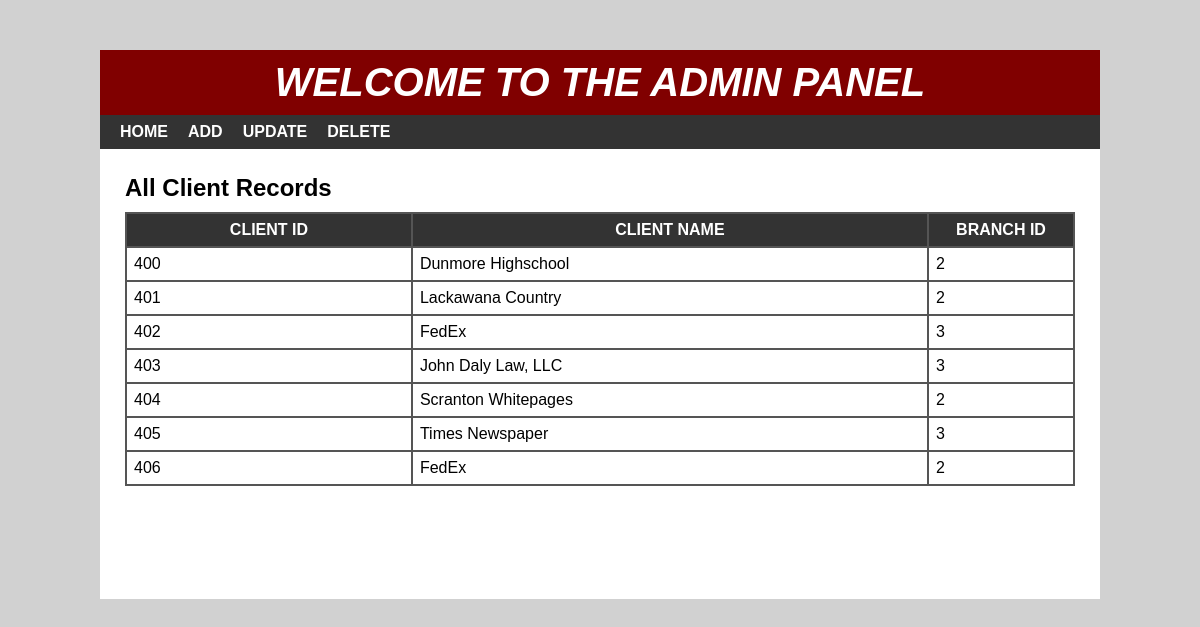
The page /LabTask/index.php on the database its author committed.
### tables this page shows
CREATE TABLE `client` (
  `client_id` int(11) NOT NULL,
  `client_name` varchar(40) DEFAULT NULL,
  `branch_id` int(11) DEFAULT NULL
);

### LabTask/connOop.php (called while the page is built, shortened)
<?php
class DataBase {
    public function connect(){
        $this->servername = "localhost";
        $this->username = "root";
        $this->password = "";
        $this->dbname = "company_database";
        $conn =  new mysqli($this->servername, $this->username, $this->password, $this->dbname);
        return $conn;
    }
}
class user extends DataBase{
    public function getall(){
        $querry = 'select * from client';
        $result = $this->connect()->query($querry);
        $nrow = mysqli_num_rows($result);
        if($nrow>0){
            while($row = $result->fetch_assoc()){
                $data[] = $row;
            }
        return $result;
        }
    }
}
?>

### LabTask/showOop.php (the view, shortened to what this page needs)
<?php
    class view extends user{
        public function showall(){
            $datas = $this->getall();
            foreach($datas as $data){
                echo '<tr>';
                echo '<td>'.$data['client_id'].'</td>';
                echo '<td>'.$data['client_name'].'</td>';
                echo '<td>'.$data['branch_id'].'</td>';
                echo '</tr>';
            }
        }
    }
?>

### LabTask/header.php (shortened to what this page needs)
<!DOCTYPE html>
<html lang="en">
<head>
  <link rel="stylesheet" href="css/style.css">
</head>
<body>
    <div id="wrapper">
        <div id="header">
            <h1>Welcome to the Admin Panel</h1>
        </div>
        <div id="menu">
            <ul>
                <li>
                    <a href="index.php">Home</a>
                </li>
                <li>
                    <a href="add.php">Add</a>
                </li>
                <li>
                    <a href="update.php">Update</a>
                </li>
                <li>
                    <a href="delete.php">Delete</a>
                </li>
            </ul>
        </div>

### LabTask/index.php (shortened to what this page needs)
<?php
include 'header.php';
include 'connOop.php';
include 'showOop.php';
?>
<div id="main-content">
    <h2>All Client Records</h2>
    <table cellpadding="7px">
        <thead>
        <th>Client ID</th>
        <th>Client Name</th>
        <th>Branch ID</th>
        </thead>
        <tbody>
            <?php
            $users = new view();
            $users->showall();
            ?>
        </tbody>
    </table>
</div>
</div>
</body>
</html>

### LabTask/css/style.css (style rules this page uses)
body { font:16px arial; margin: 0; padding: 0; background: #d1d1d1; }
#wrapper { width: 1000px; margin: 50px auto 0; background-color: #fff; }
#header { text-align: center; background-color: #800000; padding: 10px; }
#header h1 { color: #fff; font-size: 40px; font-style: italic; font-weight: 700; text-transform: uppercase; margin: 0; }
#menu { background-color: #333; }
#menu ul { font-size: 0; padding: 0 10px; margin: 0; list-style: none; }
#menu ul li { display: inline-block; }
#menu ul li a { color: #fff; font-size: 16px; font-weight: 600; padding: 8px 10px; display: block; text-decoration: none; text-transform: uppercase; transition: all 0.3s ease; }
#main-content { padding: 25px; min-height: 400px; }
#main-content h2 { margin: 0 0 10px; text-transform: capitalize; }
#main-content table { width: 100%; background-color: #555; margin: 0 0 20px; }
#main-content table th { color: #fff; background-color: #333; text-transform: uppercase; }
#main-content table th:last-child { width: 130px; }
#main-content table td { background-color: #fff; }

### rows shown on the page
client: client_id "400", client_name "Dunmore Highschool", branch "2"
client: client_id "401", client_name "Lackawana Country", branch "2"
client: client_id "402", client_name "FedEx", branch "3"
client: client_id "403", client_name "John Daly Law, LLC", branch "3"
client: client_id "404", client_name "Scranton Whitepages", branch "2"
client: client_id "405", client_name "Times Newspaper", branch "3"
client: client_id "406", client_name "FedEx", branch "2"
